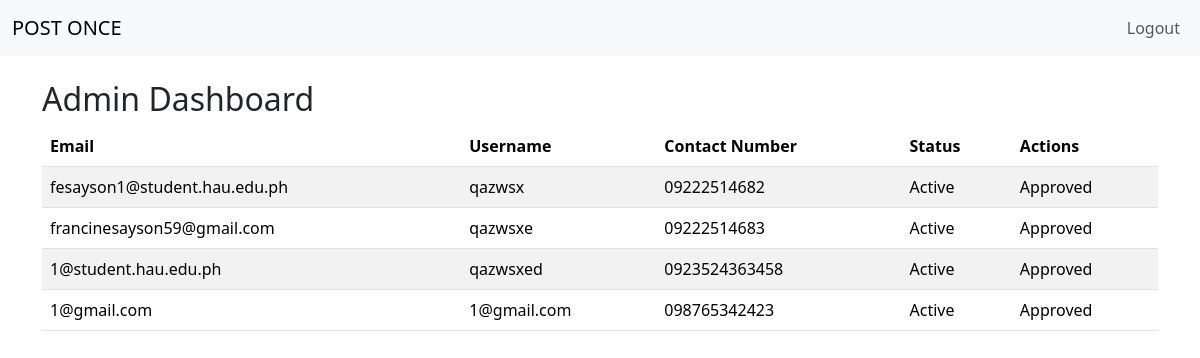
The page /admin_dashboard/ (signed in) on the database its author committed.
### postonce/models.py (models this page shows, shortened)
class User(AbstractBaseUser):
    email = models.EmailField(unique=True)
    username = models.CharField(max_length=150, unique=True)
    contact_number = models.CharField(max_length=15, unique=True)
    is_active = models.BooleanField(default=False)
    is_admin = models.BooleanField(default=False)
    objects = UserManager()
    USERNAME_FIELD = 'email'
    REQUIRED_FIELDS = ['username', 'contact_number']

### postonce/views.py (the view)
# urls.py: path('admin_dashboard/', views.admin_dashboard, name='admin_dashboard'),  # Admin dashboard URL
@login_required
def admin_dashboard(request):
    users = User.objects.all()  # Fetch all users
    return render(request, 'admin_dashboard.html', {'users': users})

### templates/admin_dashboard.html (shortened to what this page needs)
{% extends 'base.html' %}
{% block content %}
<h2>Admin Dashboard</h2>
<table class="table table-striped">
    <thead>
        <tr>
            <th>Email</th>
            <th>Username</th>
            <th>Contact Number</th>
            <th>Status</th>
            <th>Actions</th>
        </tr>
    </thead>
    <tbody>
        {% for user in users %}
        <tr>
            <td>{{ user.email }}</td>
            <td>{{ user.username }}</td>
            <td>{{ user.contact_number }}</td>
            <td>
                {% if user.is_active %}
                    Active
                {% else %}
                    Pending
                {% endif %}
            </td>
            <td>
                {% if not user.is_active %}
                    <a href="{% url 'approve_user' user.id %}">Approve</a> |
                    <a href="{% url 'reject_user' user.id %}">Reject</a>
                {% else %}
                    Approved
                {% endif %}
            </td>
        </tr>
        {% endfor %}
    </tbody>
</table>
{% endblock %}

### rows shown on the page
User: email "fesayson1@student.hau.edu.ph", username "qazwsx", contact_number "09222514682", is_active "Active"
User: email "francinesayson59@gmail.com", username "qazwsxe", contact_number "09222514683", is_active "Active"
User: email "1@student.hau.edu.ph", username "qazwsxed", contact_number "0923524363458", is_active "Active"
User: email "1@gmail.com", username "1@gmail.com", contact_number "098765342423", is_active "Active"
